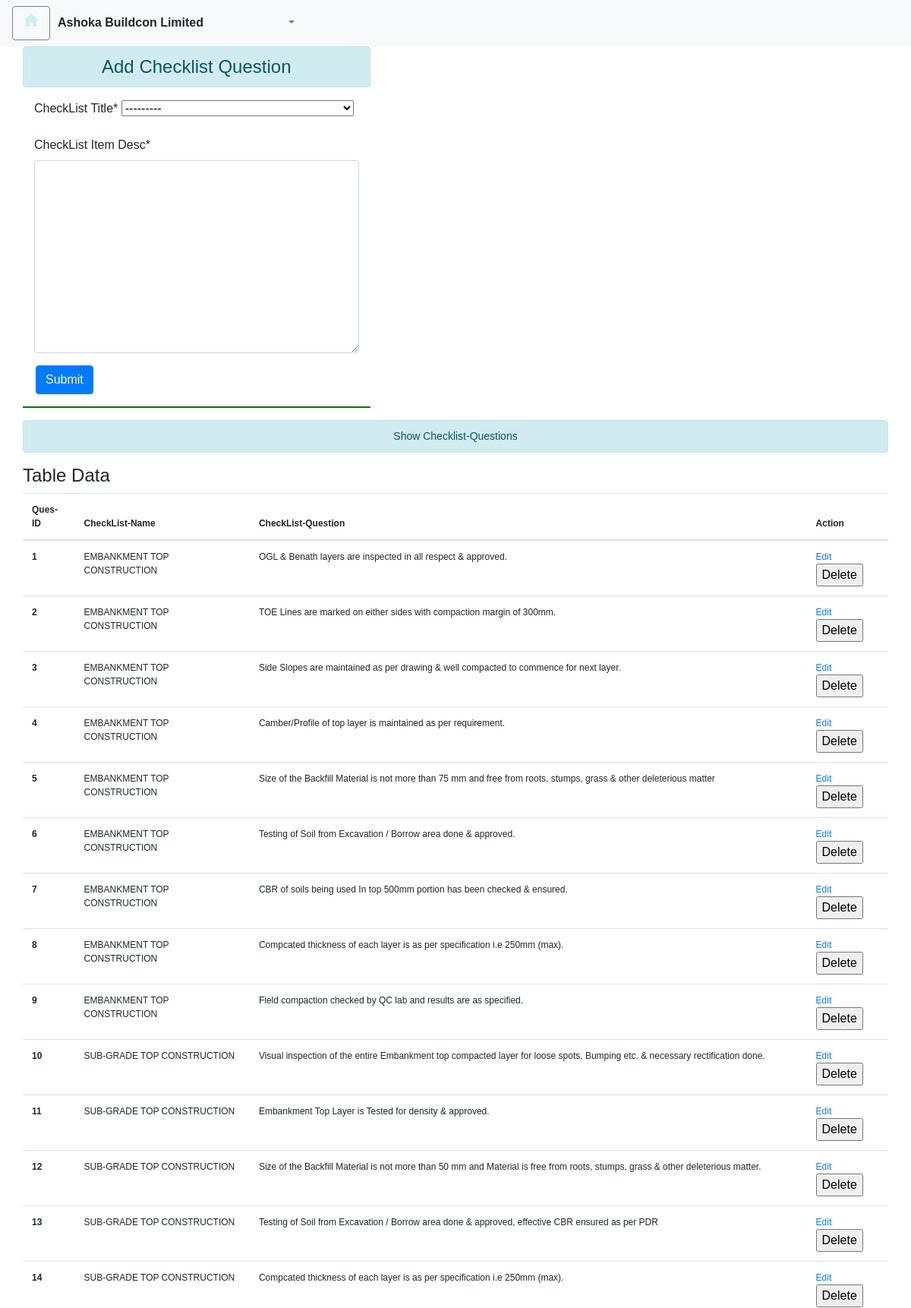
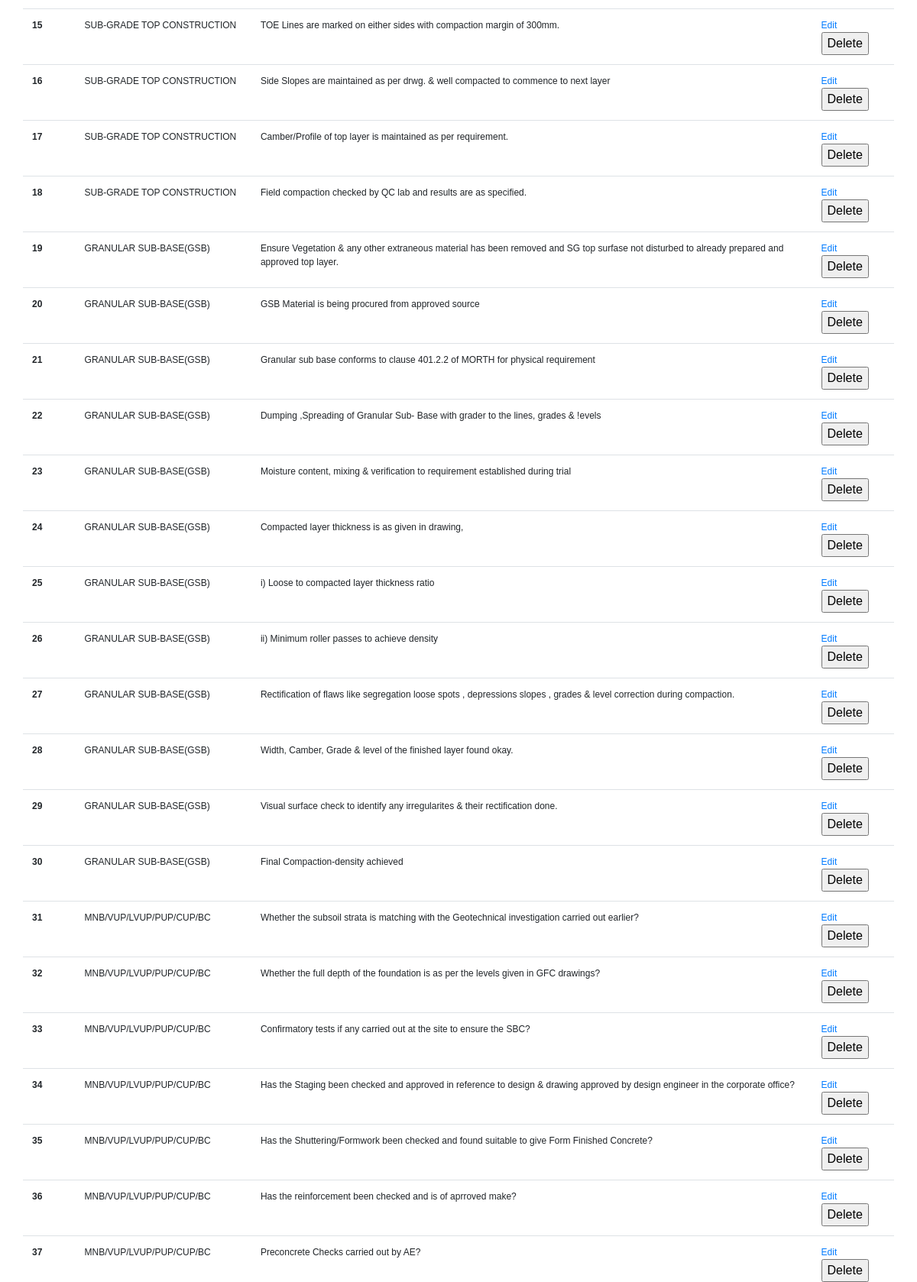
Page /Add_CheckList_Footer/ (upper part) on the committed database (2 pictures, top to bottom).
### checkapp/models.py (models this page shows, shortened)
class CheckList_Header(models.Model):
    CheckList_ID = models.AutoField(primary_key=True)
    CheckList_Title = models.CharField(max_length=100)
    def __str__(self):
        return self.CheckList_Title

class CheckList_Footer(models.Model):
    CheckList_Item_ID = models.AutoField(primary_key=True)
    CheckList_ID = models.IntegerField()
    CheckList_Title = models.ForeignKey(CheckList_Header, on_delete=models.CASCADE, related_name='checklistID')
    Initial_Checks = models.BooleanField(default=False)
    Inprocess_Checks = models.BooleanField(default=False)
    Post_Checks = models.BooleanField(default=False)
    CheckList_Item_Desc = models.TextField()

### checkapp/administration.py (the view)
# urls.py: path('Add_CheckList_Footer/',administration.Add_CheckList_Footer,name='Add_CheckList_Footer'),
def Add_CheckList_Footer(request):
    checklistQuestions = CheckList_Footer.objects.all().order_by('CheckList_ID')
    if request.method == 'POST':
        form = CheckList_FooterForm(request.POST)
        if form.is_valid():
            form.save()
            History.objects.create(Doc_ID=f"checklist Question added",Comment=f"{request.user} added checklist Question")
            messages.info(request,'Add_CheckList_FooterForm added successfully')
            return redirect('Add_CheckList_Footer')
        else:
            messages.warning(request, 'Something went wrong! Please check form input.')
            return HttpResponse('Add_CheckList_Footer')
    else:
        form = CheckList_FooterForm()
        context = {
            'form': form,
            'isActive': True,
            'checklistQuestions':checklistQuestions,
            'page_title': 'Ashoka Buildcon Limited',
            'customer_name' : 'Ashoka Buildcon Limited',
        }
        return render(request, 'checkapp/Add_CheckList_Footer.html', context)

### checkapp/forms.py
class CheckList_FooterForm(forms.ModelForm):
    class Meta:
        model = CheckList_Footer
        fields = ['CheckList_Title','CheckList_Item_Desc']

### checkapp/templates/checkapp/Add_CheckList_Footer.html (shortened to what this page needs)
{% extends "checkapp/base.html" %}
{% load crispy_forms_tags %}
{% block formcontent %}
  <div class="container-fluid">
    <div class="row">
        <div class="col-sm-5">
            <h4 class="text-center alert alert-info">Add Checklist Question</h4>
      <form method="POST">
        <div class="col-12 mx-auto">
            {{ form | crispy }}
        </div>
        <button type="submit" class="btn btn-primary" style="margin-left: 17px;">Submit</button>
    </form>
            <hr>
        </div>
    </div>
</div>
<div class="container-fluid">
<div class="row">
    <div class="col-sm-12">
        <h4 class="text-center alert alert-info" style="font-size: 14px;">Show Checklist-Questions</h4>
        {% if checklistQuestions %}
        <h4>Table Data</h4>
        <table class="table table-hover" style="font-size: 12px;">
            <thead>
              <tr>
                <th scope="col">Ques-ID</th>
                <th scope="col">CheckList-Name</th>
                <th scope="col">CheckList-Question</th>
                <th scope="col">Action</th>
              </tr>
            </thead>
            <tbody>
                {% for question in checklistQuestions %}
              <tr>
                <th scope="row">{{question.CheckList_Item_ID}}</th>
                <td>{{question.CheckList_Title}}</td>
                <td>{{question.CheckList_Item_Desc}}</td>
                <td>
                    <a href="{% url 'edit_checklistQuestion' question.CheckList_Item_ID %}" class="">Edit</a>
                    <form action="{% url 'delete_checklistQuestion' question.CheckList_Item_ID %}" method="post"  class="d-inline">{% csrf_token %}
                        <input type="submit" class=""
                        value="Delete">
                    </form>
                </td>
              </tr>
              {% endfor %}
            </tbody>
          </table>
        {% else %}
        <h4 class="text-center alert alert-warning" style="font-size: 14px;">No checklist available</h4>
        {% endif %}
    </div>
    </div>
</div>
</div>
{% endblock %}

### checkapp/templates/checkapp/base.html (style rules this page uses)
input { font-size: medium!important; }
button { font-size: medium!important; }
label { font-size: medium!important; }
hr { height:1px; background-color:green; }
body { font-family: Arial, sans-serif; font-size: 16px; }
table.table.table-hover tbody tr { margin-bottom: 0; }

### rows in the picture
CheckList_Header: CheckList_Title "---------"
CheckList_Footer: CheckList_Item_ID "1", CheckList_Title "EMBANKMENT TOP CONSTRUCTION", CheckList_Item_Desc "OGL & Benath layers are inspected in all respect & approved."
CheckList_Footer: CheckList_Item_ID "2", CheckList_Title "EMBANKMENT TOP CONSTRUCTION", CheckList_Item_Desc "TOE Lines are marked on either sides with compaction margin of 300mm."
CheckList_Footer: CheckList_Item_ID "3", CheckList_Title "EMBANKMENT TOP CONSTRUCTION", CheckList_Item_Desc "Side Slopes are maintained as per drawing & well compacted to commence for next layer."
CheckList_Footer: CheckList_Item_ID "4", CheckList_Title "EMBANKMENT TOP CONSTRUCTION", CheckList_Item_Desc "Camber/Profile of top layer is maintained as per requirement."
CheckList_Footer: CheckList_Item_ID "5", CheckList_Title "EMBANKMENT TOP CONSTRUCTION", CheckList_Item_Desc "Size of the Backfill Material is not more than 75 mm and free from roots, stumps, grass & other deleterious matter"
CheckList_Footer: CheckList_Item_ID "6", CheckList_Title "EMBANKMENT TOP CONSTRUCTION", CheckList_Item_Desc "Testing of Soil from Excavation / Borrow area done & approved."
CheckList_Footer: CheckList_Item_ID "7", CheckList_Title "EMBANKMENT TOP CONSTRUCTION", CheckList_Item_Desc "CBR of soils being used In top 500mm portion has been checked & ensured."
CheckList_Footer: CheckList_Item_ID "8", CheckList_Title "EMBANKMENT TOP CONSTRUCTION", CheckList_Item_Desc "Compcated thickness of each layer is as per specification i.e 250mm (max)."
CheckList_Footer: CheckList_Item_ID "9", CheckList_Title "EMBANKMENT TOP CONSTRUCTION", CheckList_Item_Desc "Field compaction checked by QC lab and results are as specified."
CheckList_Footer: CheckList_Item_ID "10", CheckList_Title "SUB-GRADE TOP CONSTRUCTION", CheckList_Item_Desc "Visual inspection of the entire Embankment top compacted layer for loose spots, Bumping etc. & necessary rectification done."
CheckList_Footer: CheckList_Item_ID "11", CheckList_Title "SUB-GRADE TOP CONSTRUCTION", CheckList_Item_Desc "Embankment Top Layer is Tested for density & approved."
CheckList_Footer: CheckList_Item_ID "12", CheckList_Title "SUB-GRADE TOP CONSTRUCTION", CheckList_Item_Desc "Size of the Backfill Material is not more than 50 mm and Material is free from roots, stumps, grass & other deleterious matter."
CheckList_Footer: CheckList_Item_ID "13", CheckList_Title "SUB-GRADE TOP CONSTRUCTION", CheckList_Item_Desc "Testing of Soil from Excavation / Borrow area done & approved, effective CBR ensured as per PDR"
CheckList_Footer: CheckList_Item_ID "14", CheckList_Title "SUB-GRADE TOP CONSTRUCTION", CheckList_Item_Desc "Compcated thickness of each layer is as per specification i.e 250mm (max)."
CheckList_Footer: CheckList_Item_ID "15", CheckList_Title "SUB-GRADE TOP CONSTRUCTION", CheckList_Item_Desc "TOE Lines are marked on either sides with compaction margin of 300mm."
CheckList_Footer: CheckList_Item_ID "16", CheckList_Title "SUB-GRADE TOP CONSTRUCTION", CheckList_Item_Desc "Side Slopes are maintained as per drwg. & well compacted to commence to next layer"
CheckList_Footer: CheckList_Item_ID "17", CheckList_Title "SUB-GRADE TOP CONSTRUCTION", CheckList_Item_Desc "Camber/Profile of top layer is maintained as per requirement."
CheckList_Footer: CheckList_Item_ID "18", CheckList_Title "SUB-GRADE TOP CONSTRUCTION", CheckList_Item_Desc "Field compaction checked by QC lab and results are as specified."
CheckList_Footer: CheckList_Item_ID "19", CheckList_Title "GRANULAR SUB-BASE(GSB)", CheckList_Item_Desc "Ensure Vegetation & any other extraneous material has been removed and SG top surfase not disturbed to already prepared and approved top layer."
CheckList_Footer: CheckList_Item_ID "20", CheckList_Title "GRANULAR SUB-BASE(GSB)", CheckList_Item_Desc "GSB Material is being procured from approved source"
CheckList_Footer: CheckList_Item_ID "21", CheckList_Title "GRANULAR SUB-BASE(GSB)", CheckList_Item_Desc "Granular sub base conforms to clause 401.2.2 of MORTH for physical requirement"
CheckList_Footer: CheckList_Item_ID "22", CheckList_Title "GRANULAR SUB-BASE(GSB)", CheckList_Item_Desc "Dumping ,Spreading of Granular Sub- Base with grader to the lines, grades & !evels"
CheckList_Footer: CheckList_Item_ID "23", CheckList_Title "GRANULAR SUB-BASE(GSB)", CheckList_Item_Desc "Moisture content, mixing & verification to requirement established during trial"
CheckList_Footer: CheckList_Item_ID "24", CheckList_Title "GRANULAR SUB-BASE(GSB)", CheckList_Item_Desc "Compacted layer thickness is as given in drawing,"
CheckList_Footer: CheckList_Item_ID "25", CheckList_Title "GRANULAR SUB-BASE(GSB)", CheckList_Item_Desc "i) Loose to compacted layer thickness ratio"
CheckList_Footer: CheckList_Item_ID "26", CheckList_Title "GRANULAR SUB-BASE(GSB)", CheckList_Item_Desc "ii) Minimum roller passes to achieve density"
CheckList_Footer: CheckList_Item_ID "27", CheckList_Title "GRANULAR SUB-BASE(GSB)", CheckList_Item_Desc "Rectification of flaws like segregation loose spots , depressions slopes , grades & level correction during compaction."
CheckList_Footer: CheckList_Item_ID "28", CheckList_Title "GRANULAR SUB-BASE(GSB)", CheckList_Item_Desc "Width, Camber, Grade & level of the finished layer found okay."
CheckList_Footer: CheckList_Item_ID "29", CheckList_Title "GRANULAR SUB-BASE(GSB)", CheckList_Item_Desc "Visual surface check to identify any irregularites & their rectification done."
CheckList_Footer: CheckList_Item_ID "30", CheckList_Title "GRANULAR SUB-BASE(GSB)", CheckList_Item_Desc "Final Compaction-density achieved"
CheckList_Footer: CheckList_Item_ID "31", CheckList_Title "MNB/VUP/LVUP/PUP/CUP/BC", CheckList_Item_Desc "Whether the subsoil strata is matching with the Geotechnical investigation carried out earlier?"
CheckList_Footer: CheckList_Item_ID "32", CheckList_Title "MNB/VUP/LVUP/PUP/CUP/BC", CheckList_Item_Desc "Whether the full depth of the foundation is as per the levels given in GFC drawings?"
CheckList_Footer: CheckList_Item_ID "33", CheckList_Title "MNB/VUP/LVUP/PUP/CUP/BC", CheckList_Item_Desc "Confirmatory tests if any carried out at the site to ensure the SBC?"
CheckList_Footer: CheckList_Item_ID "34", CheckList_Title "MNB/VUP/LVUP/PUP/CUP/BC", CheckList_Item_Desc "Has the Staging been checked and approved in reference to design & drawing approved by design engineer in the corporate office?"
CheckList_Footer: CheckList_Item_ID "35", CheckList_Title "MNB/VUP/LVUP/PUP/CUP/BC", CheckList_Item_Desc "Has the Shuttering/Formwork been checked and found suitable to give Form Finished Concrete?"
CheckList_Footer: CheckList_Item_ID "36", CheckList_Title "MNB/VUP/LVUP/PUP/CUP/BC", CheckList_Item_Desc "Has the reinforcement been checked and is of aprroved make?"
CheckList_Footer: CheckList_Item_ID "37", CheckList_Title "MNB/VUP/LVUP/PUP/CUP/BC", CheckList_Item_Desc "Preconcrete Checks carried out by AE?"

### other values in the picture
{{ customer_name }} "Ashoka Buildcon Limited"
